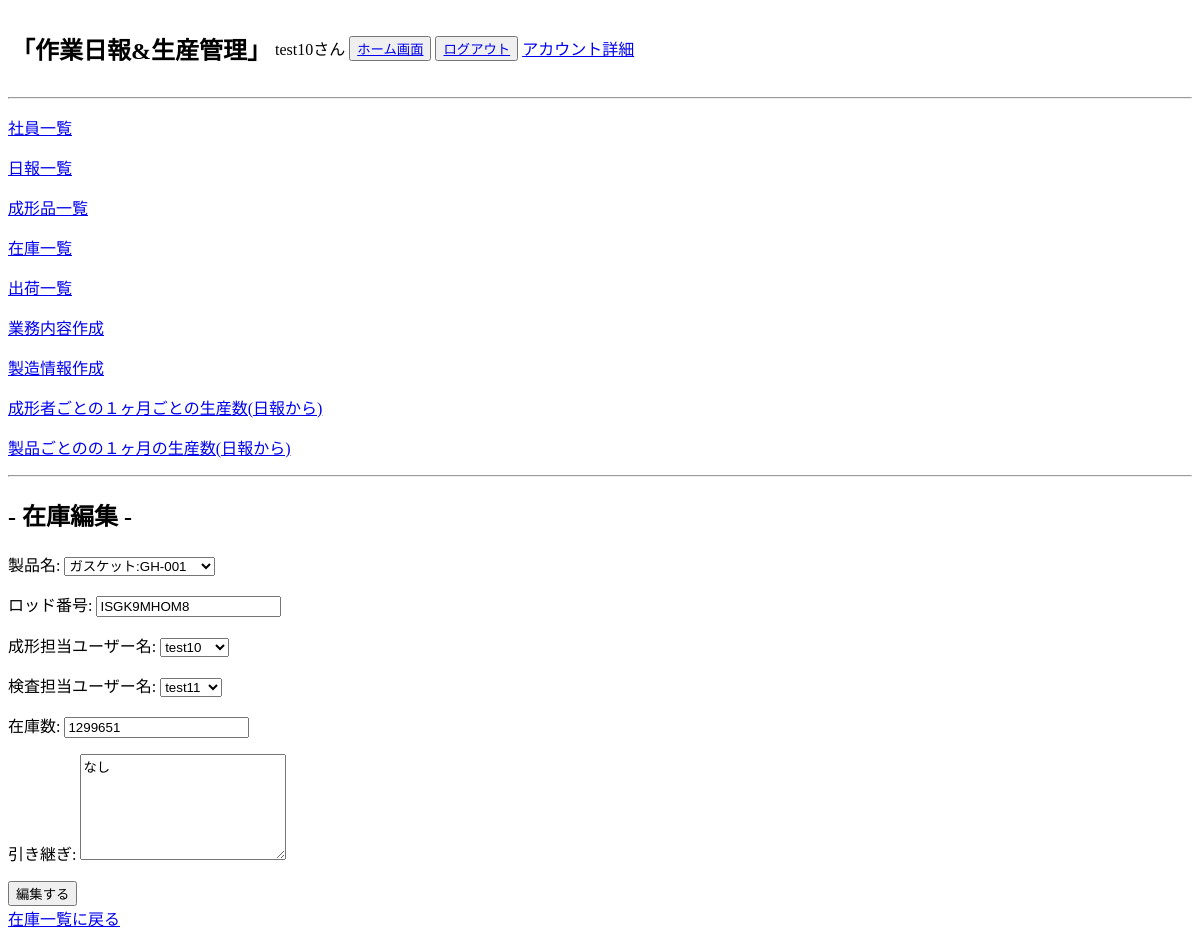
/product_management/staff_stock/29/edit/ (signed in), run on an earlier commit of the app's database.
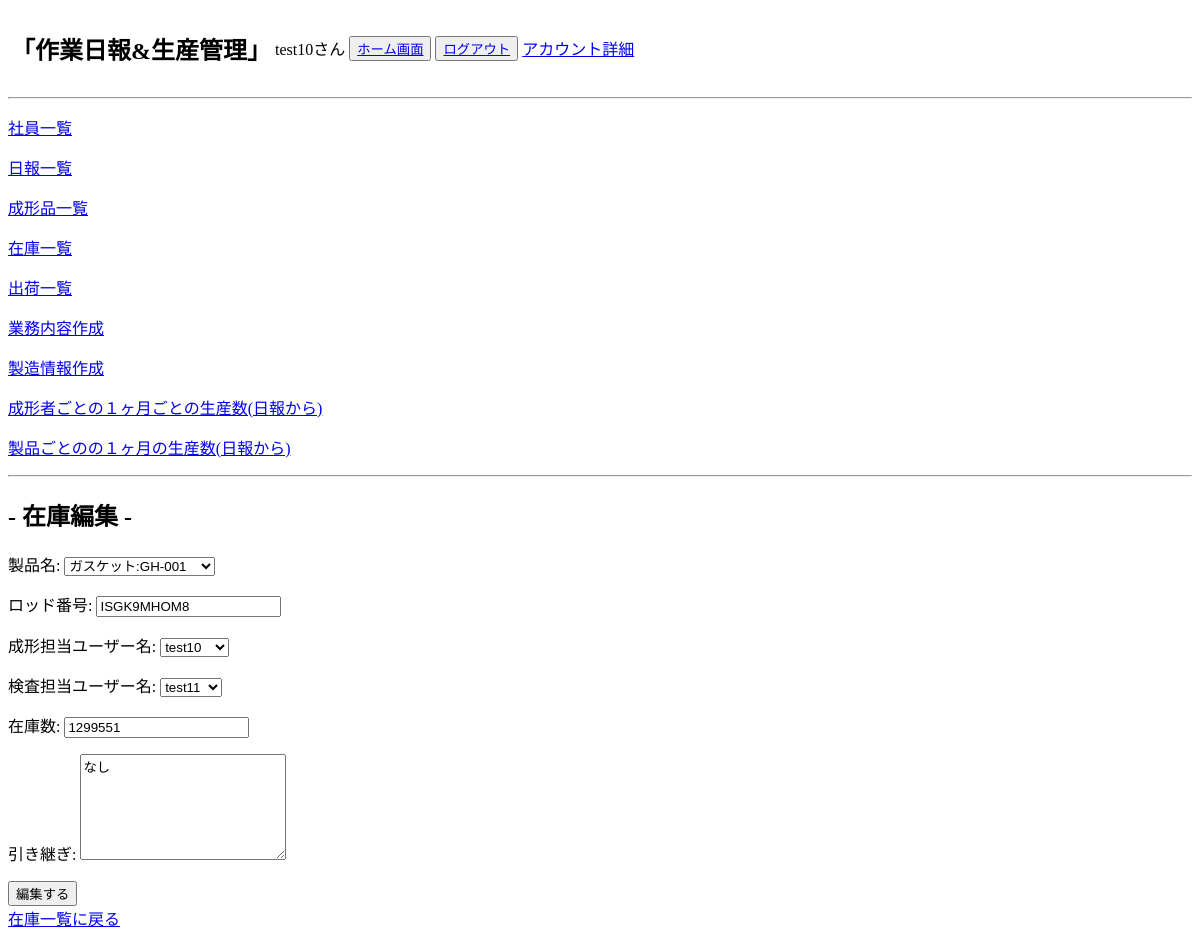
And on a later commit of the database.
### product_management/models.py (models this page shows, shortened)
class Stock(models.Model):
    product = models.ForeignKey(
        Products, on_delete=models.CASCADE, verbose_name='製品名'
    )
    lot_number = models.CharField(max_length=10, verbose_name='ロッド番号',default='')
    stocks = models.IntegerField(verbose_name="在庫数")
    molding_user = models.ForeignKey(
        Users, on_delete=models.CASCADE, verbose_name='成形担当ユーザー名',null=True,related_name='molding_stock_set',
    )
    molding_time = models.DateTimeField(verbose_name='成形日時', default=datetime(2001, 1, 1, 0, 0, 0))
    inspection_user = models.ForeignKey(
        Users, on_delete=models.CASCADE, verbose_name='検査担当ユーザー名',null=True,related_name='inspection_stock_set',
    )
    memo = models.CharField(max_length=255,verbose_name="引き継ぎメモ",null=True,blank=True)
    created_at = models.DateTimeField(verbose_name='検査日時',auto_now_add=True)
    updated_at = models.DateTimeField(auto_now=True)
    class Meta:
        verbose_name = '在庫'
        db_table = 'stock'

### product_management/views.py (the view)
# urls.py: path('staff_stock/<int:pk>/edit/', StaffStockEditView.as_view(), name='staff_stock_edit'),
class StaffStockEditView(LoginRequiredMixin,UpdateView):
    model = Stock
    template_name = os.path.join('staff', 'staff_stock_edit.html')
    form_class = StaffStockEditForm
    success_url = reverse_lazy('product_management:staff_stock_list')

### product_management/forms.py
class StaffStockEditForm(forms.ModelForm):
    memo = forms.CharField(label='引き継ぎ',initial='なし',widget=forms.Textarea(attrs={'style': 'width: 200px; height: 100px; white-space:nomal;'}))
    class Meta:
        model = Stock
        fields = [ 'product','lot_number',
                  'molding_user','inspection_user',
                  'stocks','memo']
    def __init__(self, *args, **kwargs):
        super(StaffStockEditForm, self).__init__(*args, **kwargs)
        for field_name in [ 'product','lot_number']:
            self.fields[field_name].widget.attrs['readonly'] = 'readonly'
        self.fields['molding_user'].queryset = Users.objects.filter(department__name='製造部')
        self.fields['inspection_user'].queryset = Users.objects.filter(department__name='検査部')

### accounts/context_processors.py (called while the page is built)
def my_custom_context(request):
    protocol = 'http' if request.is_secure() else 'https'
    domain = request.get_host()
    return {
        'protocol': protocol,
        'domain': domain,
    }

### daily_report/models.py (called while the page is built)
    def __str__(self):
        return self.name + ':' + self.code

### templates/staff/staff_stock_edit.html (shortened to what this page needs)
{% extends "base_staff.html" %}
{% block content %}
<h2>- 在庫編集 -</h2>
<form method="POST" >
    {{ form.as_p }}
    <input type="submit" value="編集する">
</form>
<a href="{% url 'product_management:staff_stock_list' %}">在庫一覧に戻る</a>
{% endblock %}

What changed in the data, as far as the page shows it:
changed Stock "ガスケット:GH-001": stocks "1299651" → "1299551"
